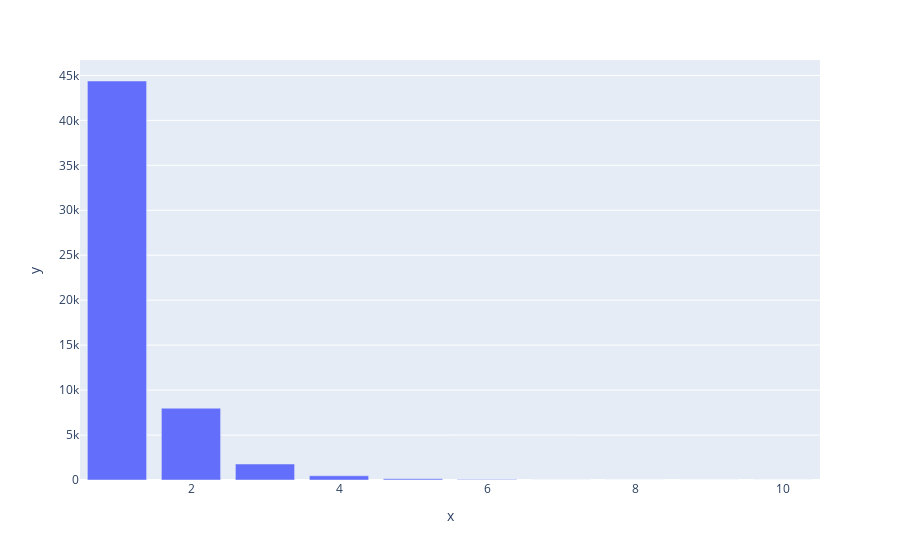

The notebook cell this image was saved under:
### Code cell
fig = px.bar(x = train_df['no_of_trainings'].value_counts().index, y = train_df['no_of_trainings'].value_counts().values,
    )
fig.show()

### Figure 1 — Plotly figure (JSON) as saved in the notebook; plotly's stock layout.template omitted (floating-point values rounded to 4 significant figures)
{"data": [{"alignmentgroup": "True", "hovertemplate": "x=%{x}<br>y=%{y}<extra></extra>", "legendgroup": "", "marker": {"color": "#636efa"}, "name": "", "offsetgroup": "", "orientation": "v", "showlegend": false, "textposition": "auto", "type": "bar", "x": [1, 2, 3, 4, 5, 6, 7, 8, 9, 10], "xaxis": "x", "y": [44378, 7987, 1776, 468, 128, 44, 12, 5, 5, 5], "yaxis": "y"}], "layout": {"barmode": "relative", "legend": {"tracegroupgap": 0}, "margin": {"t": 60}, "xaxis": {"anchor": "y", "domain": [0, 1], "title": {"text": "x"}}, "yaxis": {"anchor": "x", "domain": [0, 1], "title": {"text": "y"}}}}
